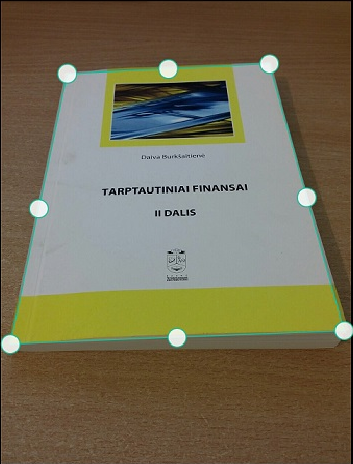
#> input picture test1.jpg, 353 x 464 px, found by its file name
$ python main1.py
#> lines starting #> are read from the running program, lines starting #| are printed output that depends on the picture
import math
import cv2
import scipy.spatial.distance
import numpy as np

img = cv2.imread('/Users/gv/work-apps/perspective-transform-from-4-points/test1.jpg')
#> img is the input picture: shape (464, 353, 3); mean B, G, R 84, 108.1, 115.6
(rows,cols,_) = img.shape
#> rows = 464; cols = 353

#image center
u0 = (cols)/2.0
#> u0 = 176.5
v0 = (rows)/2.0
#> v0 = 232

#detected corners on the original image
p = []
p.append((67,74))
p.append((270,64))
p.append((10,344))
p.append((343,331))

#widths and heights of the projected image
w1 = scipy.spatial.distance.euclidean(p[0],p[1])
w2 = scipy.spatial.distance.euclidean(p[2],p[3])

h1 = scipy.spatial.distance.euclidean(p[0],p[2])
h2 = scipy.spatial.distance.euclidean(p[1],p[3])

w = max(w1,w2)
h = max(h1,h2)

#visible aspect ratio
ar_vis = float(w)/float(h)

#make numpy arrays and append 1 for linear algebra
m1 = np.array((p[0][0],p[0][1],1)).astype('float32')
m2 = np.array((p[1][0],p[1][1],1)).astype('float32')
m3 = np.array((p[2][0],p[2][1],1)).astype('float32')
m4 = np.array((p[3][0],p[3][1],1)).astype('float32')

#calculate the focal disrance
k2 = np.dot(np.cross(m1,m4),m3) / np.dot(np.cross(m2,m4),m3)
k3 = np.dot(np.cross(m1,m4),m2) / np.dot(np.cross(m3,m4),m2)

n2 = k2 * m2 - m1
n3 = k3 * m3 - m1

n21 = n2[0]
n22 = n2[1]
n23 = n2[2]

n31 = n3[0]
n32 = n3[1]
n33 = n3[2]

f = math.sqrt(np.abs( (1.0/(n23*n33)) * ((n21*n31 - (n21*n33 + n23*n31)*u0 + n23*n33*u0*u0) + (n22*n32 - (n22*n33+n23*n32)*v0 + n23*n33*v0*v0))))
#> f = 370.6

A = np.array([[f,0,u0],[0,f,v0],[0,0,1]]).astype('float32')

At = np.transpose(A)
Ati = np.linalg.inv(At)
Ai = np.linalg.inv(A)

#calculate the real aspect ratio
ar_real = math.sqrt(np.dot(np.dot(np.dot(n2,Ati),Ai),n2)/np.dot(np.dot(np.dot(n3,Ati),Ai),n3))
#> ar_real = 0.754

if ar_real < ar_vis:
    W = int(w)
    H = int(W / ar_real)
#> H = 441
else:
    H = int(h)
    W = int(ar_real * H)

pts1 = np.array(p).astype('float32')
pts2 = np.float32([[0,0],[W,0],[0,H],[W,H]])
#> pts2 = [[0, 0], [333, 0], [0, 441], [333, 441]]

#project the image with the new w/h
M = cv2.getPerspectiveTransform(pts1,pts2)

dst = cv2.warpPerspective(img,M,(W,H))
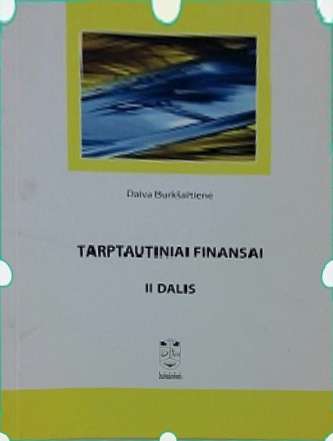
#> dst: shape (441, 333, 3); mean B, G, R 127.9, 145.2, 135.7

cv2.imshow('img',img)
cv2.imshow('dst',dst)
cv2.imwrite('orig.png',img)
cv2.imwrite('proj.png',dst)

cv2.waitKey(0)
